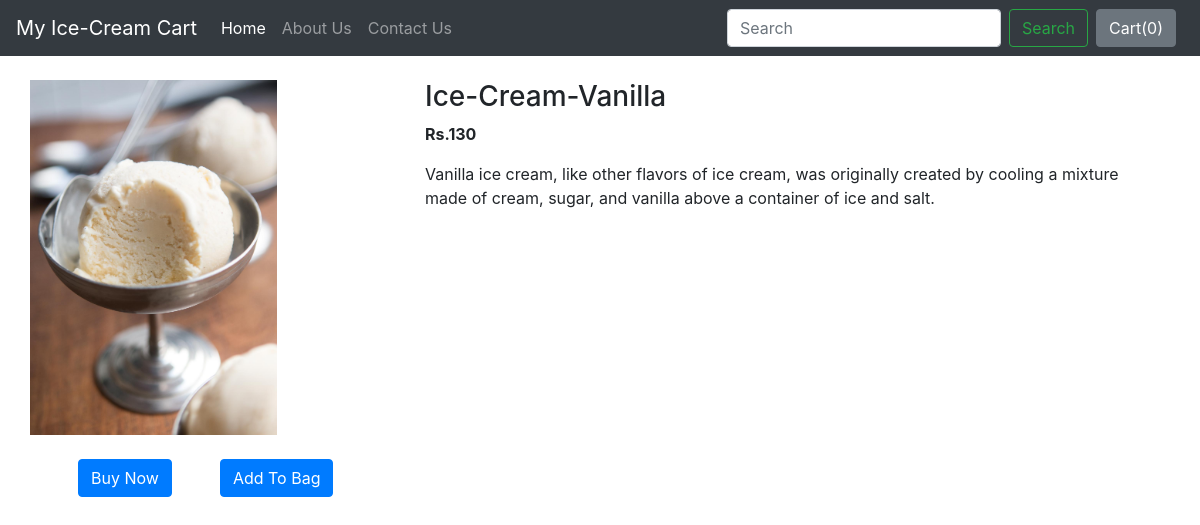
The page /shop/products/4 on the database its author committed.
### shop/models.py (models this page shows)
class Product(models.Model):
    product_id = models.AutoField
    product_name = models.CharField(max_length=50)
    flavour = models.CharField(max_length=50, default="")
    price = models.IntegerField(default=0)
    description = models.CharField(max_length=800)
    date = models.DateField()
    image = models.ImageField(upload_to="shop/images", default="")
    def __str__(self):
        return self.product_name

### shop/views.py (the view)
# urls.py: path("products/<int:myid>", views.productView , name="ProductView"),
def productView(request, myid):
    product = Product.objects.filter(id=myid)
    print(product)
    return render(request,'shop/prodview.html',{'product':product[0]})

### shop/templates/shop/prodview.html (shortened to what this page needs)
{% extends 'shop/basic.html' %}
{% block body %}
<div class="container my-4">
    <div class="row">
    <div class="col-md-4">
    <div class="row">
        <img src="/media/{{product.image}}" widrh="255px" height="355px">
    </div>
        <div class="row">
        <button class="btn btn-primary mx-5 my-4">Buy Now</button>
        <button class="btn btn-primary my-4">Add To Bag</button>
        </div>
    </div>
    <div class="col-md-8">
    <h3>{{product.product_name}}-{{product.flavour}}</h3>
    <p><b>Rs.{{product.price}}</b></p>
    <p>{{product.description}}</p>
    </div>
</div>
{% endblock body %}

### rows shown on the page
Product: image (picture), product_name "Ice-Cream", flavour "Vanilla", price "130", description "Vanilla ice cream, like other flavors of ice cream, was originally created by cooling a mixture made of cream, sugar, and vanilla above a container of ice and salt."
